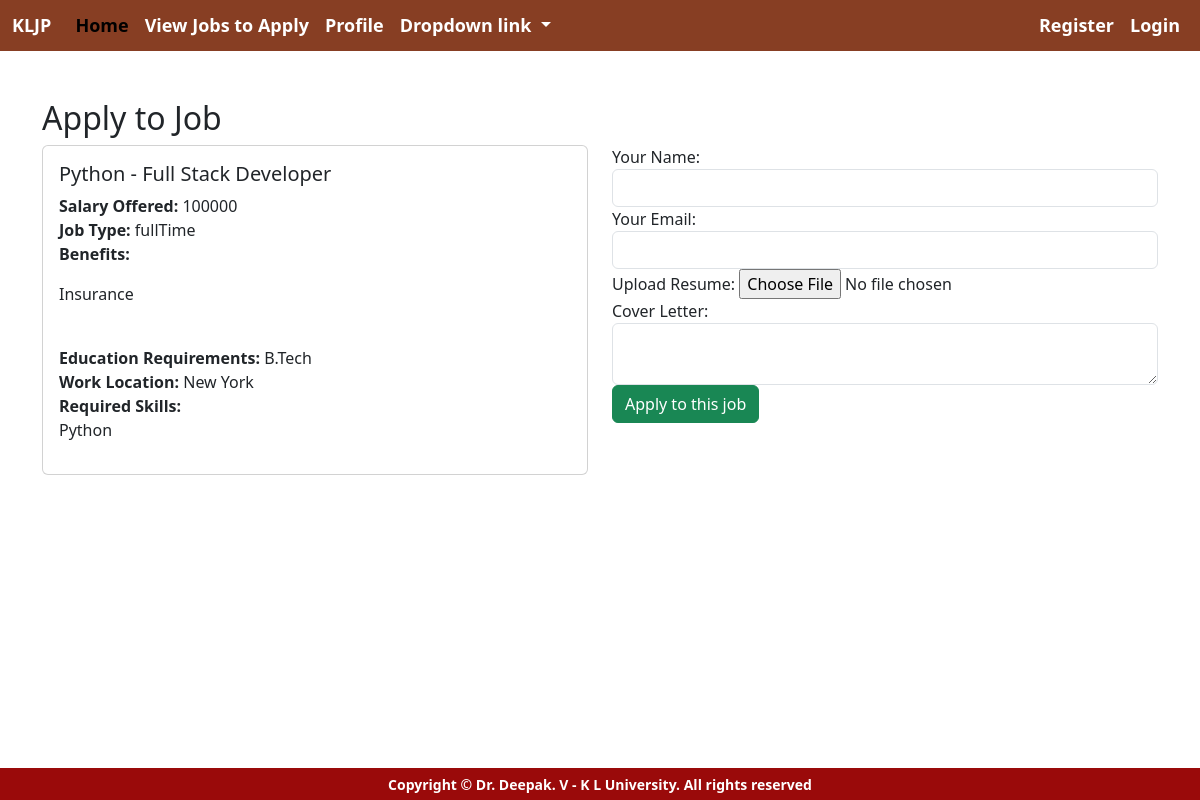
The page /jobseekerapp/apply/1/ on the database its author committed.
### employerapp/models.py (models this page shows, shortened)
class JobDetails(models.Model):
    work_title = models.CharField(max_length=255)
    salary_offered = models.CharField(max_length=255)
    JOB_TYPES = [
        ('fulltime','Full-time'),
        ('parttime','Part-time'),
        ('contract','Contract'),
    ]
    job_type = models.CharField(max_length=20, choices=JOB_TYPES)
    benefits = models.TextField()
    education = models.CharField(max_length=255)
    work_location = models.CharField(max_length=255)
    required_skills = models.TextField()

### jobseekerapp/views.py (the view)
# urls.py: path('apply/<int:job_id>/', views.apply_to_job, name='apply_to_job'),
def apply_to_job(request,job_id):
    job_details = get_object_or_404(JobDetails, id=job_id)
    if request.method == 'POST':
        form = JobApplicationForm(request.POST, request.FILES)
        if form.is_valid():
            job_application = form.save(commit=False)
            job_application.job_details = job_details
            job_application.save()
            subject = 'Job Application Received'
            message = 'Thank you for applying to the Job. Your application is received and will be sent to next process'
            from_email = 'randomloginat@gmail.com'
            recipient_list = [job_application.email]
            send_mail(subject, message, from_email, recipient_list)
        return redirect('job_details_list')
    else:
        form = JobApplicationForm()
    return render(request, 'jobseekerapp/apply_to_job.html', {'job_details': job_details, 'form': form})

### jobseekerapp/forms.py
class JobApplicationForm(forms.ModelForm):
    class Meta:
        model = JobApplication
        fields = ['name','email','resume','cover_letter']
    def __init__(self, *args, **kwargs):
        super(JobApplicationForm, self).__init__(*args, **kwargs)

### templates/jobseekerapp/apply_to_job.html (shortened to what this page needs)
{% extends 'Navbar/jobseekernavbar.html' %}
{% load static %}
{% block body %}
<div class="container mt-5">
    <h2>Apply to Job</h2>
    <div class="row">
        <div class="col-md-6">
            <div class="card">
                <div class="card-body">
                    <h5 class="card-title">{{ job_details.work_title }}</h5>
                    <p class="card-text">
                        <strong>Salary Offered:</strong> {{ job_details.salary_offered }}<br>
                        <strong>Job Type:</strong> {{ job_details.get_job_type_display }}<br>
                        <strong>Benefits:</strong> {{ job_details.benefits|linebreaks }}<br>
                        <strong>Education Requirements:</strong> {{ job_details.education }}<br>
                        <strong>Work Location:</strong> {{ job_details.work_location }}<br>
                        <strong>Required Skills:</strong> {{ job_details.required_skills|linebreaks }}
                    </p>
                </div>
            </div>
        </div>
        <div class="col-md-6">
            <form method="post" enctype="multipart/form-data">
                <div class="form-group">
                    <label for="name">Your Name:</label>
                    <input type="text" class="form-control" name="name" required>
                </div>
                <div class="form-group">
                    <label for="email">Your Email:</label>
                    <input type="email" class="form-control" name="email" required>
                </div>
                <div class="form-group">
                    <label for="resume">Upload Resume:</label>
                    <input type="file" class="form-control-file" name="resume" accept=".pdf, .doc, .docx" required>
                </div>
                <div class="form-group">
                    <label for="cover_letter">Cover Letter:</label>
                    <textarea class="form-control" name="cover_letter" required></textarea>
                </div>
                <button type="submit" class="btn btn-success">Apply to this job</button>
            </form>
        </div>
    </div>
</div>
{% endblock %}

### rows shown on the page
JobDetails: work_title "Python - Full Stack Developer", salary_offered "100000", job_type "fullTime", benefits "Insurance", education "B.Tech", work_location "New York", required_skills "Python"
